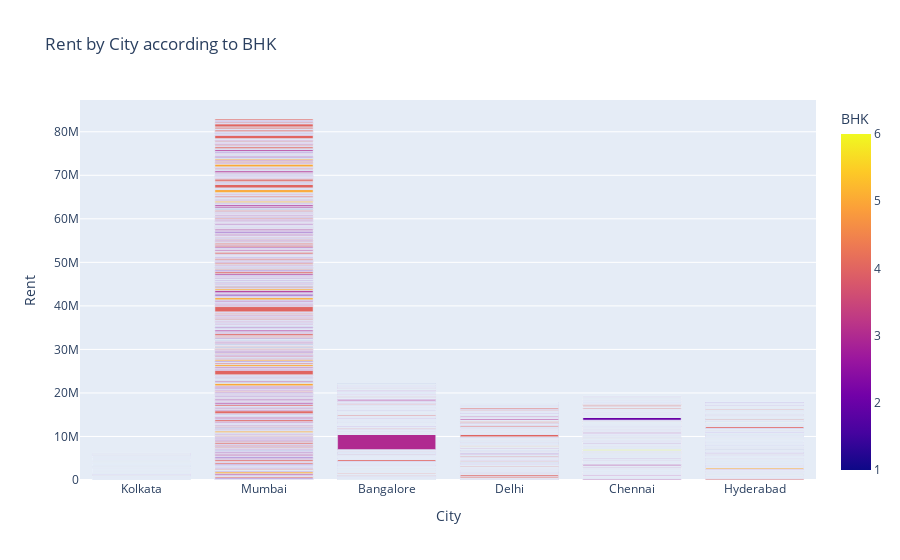

Notebook code cell kept with this figure:
### Code cell
#Now let’s have a look at the rent of the houses in different cities according to the number of bedrooms,
#halls, and kitchens:

figure1 = px.bar(house,x = house["City"],y=house["Rent"],color = house["BHK"],title="Rent by City according to BHK")
figure1.show()

### Figure 1 — Plotly figure (JSON) as saved in the notebook; plotly's stock layout.template omitted (floating-point values rounded to 4 significant figures; data arrays with more than 128 entries replaced by an {"elided": "..."} marker saying what was removed)
{"data": [{"alignmentgroup": "True", "hovertemplate": "City=%{x}<br>Rent=%{y}<br>BHK=%{marker.color}<extra></extra>", "legendgroup": "", "marker": {"color": {"elided": "4746 int values"}, "coloraxis": "coloraxis", "pattern": {"shape": ""}}, "name": "", "offsetgroup": "", "orientation": "v", "showlegend": false, "textposition": "auto", "type": "bar", "x": {"elided": "4746 str values"}, "xaxis": "x", "y": {"elided": "4746 int values"}, "yaxis": "y"}], "layout": {"autosize": true, "barmode": "relative", "coloraxis": {"colorbar": {"title": {"text": "BHK"}}, "colorscale": [[0, "#0d0887"], [0.1111, "#46039f"], [0.2222, "#7201a8"], [0.3333, "#9c179e"], [0.4444, "#bd3786"], [0.5556, "#d8576b"], [0.6667, "#ed7953"], [0.7778, "#fb9f3a"], [0.8889, "#fdca26"], [1, "#f0f921"]]}, "legend": {"tracegroupgap": 0}, "title": {"text": "Rent by City according to BHK"}, "xaxis": {"anchor": "y", "autorange": true, "domain": [0, 1], "range": [-0.5, 5.5], "title": {"text": "City"}, "type": "category"}, "yaxis": {"anchor": "x", "autorange": true, "domain": [0, 1], "range": [0, 87300000.0], "title": {"text": "Rent"}, "type": "linear"}}}
